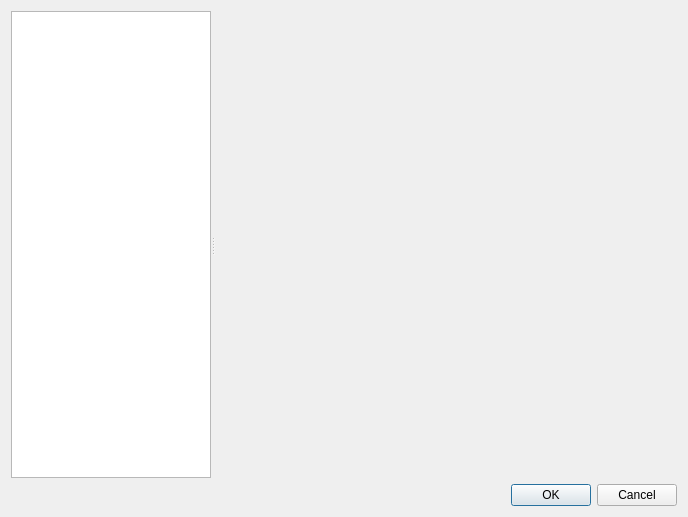
<?xml version="1.0" encoding="UTF-8"?>
<ui version="4.0">
 <class>PreferencesWindow</class>
 <widget class="QWidget" name="PreferencesWindow">
  <property name="geometry">
   <rect>
    <x>0</x>
    <y>0</y>
    <width>688</width>
    <height>517</height>
   </rect>
  </property>
  <property name="windowTitle">
   <string>Form</string>
  </property>
  <layout class="QVBoxLayout" name="verticalLayout">
   <item>
    <widget class="QSplitter" name="splitter">
     <property name="orientation">
      <enum>Qt::Orientation::Horizontal</enum>
     </property>
     <widget class="QListWidget" name="listWidget">
      <property name="sizePolicy">
       <sizepolicy hsizetype="Minimum" vsizetype="Minimum">
        <horstretch>0</horstretch>
        <verstretch>0</verstretch>
       </sizepolicy>
      </property>
      <property name="maximumSize">
       <size>
        <width>200</width>
        <height>16777215</height>
       </size>
      </property>
     </widget>
     <widget class="QStackedWidget" name="stackedWidget">
      <property name="currentIndex">
       <number>0</number>
      </property>
      <widget class="QWidget" name="page"/>
      <widget class="QWidget" name="page_2"/>
     </widget>
    </widget>
   </item>
   <item>
    <widget class="QDialogButtonBox" name="buttonBox">
     <property name="standardButtons">
      <set>QDialogButtonBox::StandardButton::Cancel|QDialogButtonBox::StandardButton::Ok</set>
     </property>
    </widget>
   </item>
  </layout>
 </widget>
 <resources/>
 <connections/>
</ui>
